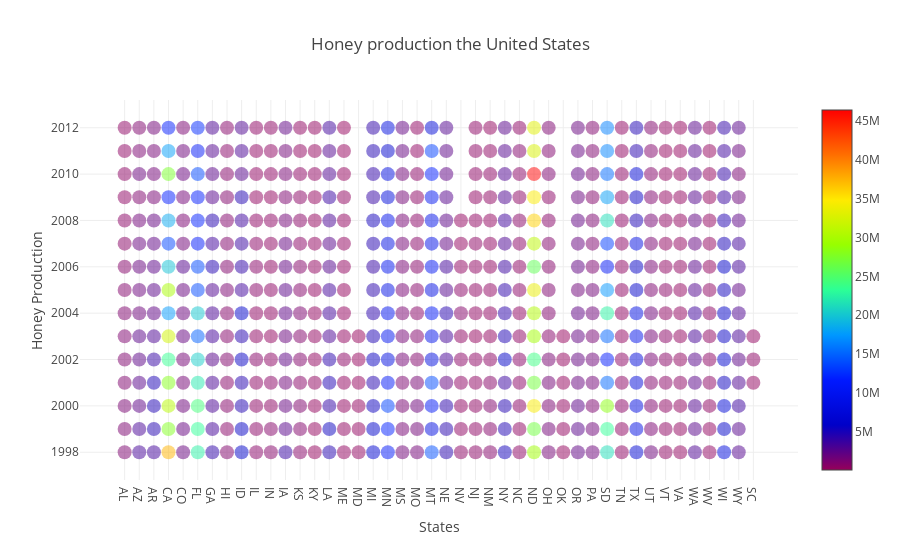

Notebook code cell kept with this figure:
### Code cell
offline.iplot(fig)

### Figure 1 — Plotly figure (JSON) as saved in the notebook; plotly's stock layout.template omitted (floating-point values rounded to 4 significant figures; data arrays with more than 128 entries replaced by an {"elided": "..."} marker saying what was removed)
{"data": [{"marker": {"color": {"elided": "626 int values"}, "colorscale": "Rainbow", "opacity": 0.5, "showscale": true, "size": 14}, "mode": "markers", "text": {"elided": "626 int values"}, "type": "scatter", "uid": "bcf3ced2-df80-4bab-90b6-e87683727158", "x": {"elided": "626 str values"}, "y": {"elided": "626 int values"}}], "layout": {"hovermode": "closest", "title": {"text": "Honey production the United States"}, "xaxis": {"title": {"text": "States"}}, "yaxis": {"title": {"text": "Honey Production"}}}}
